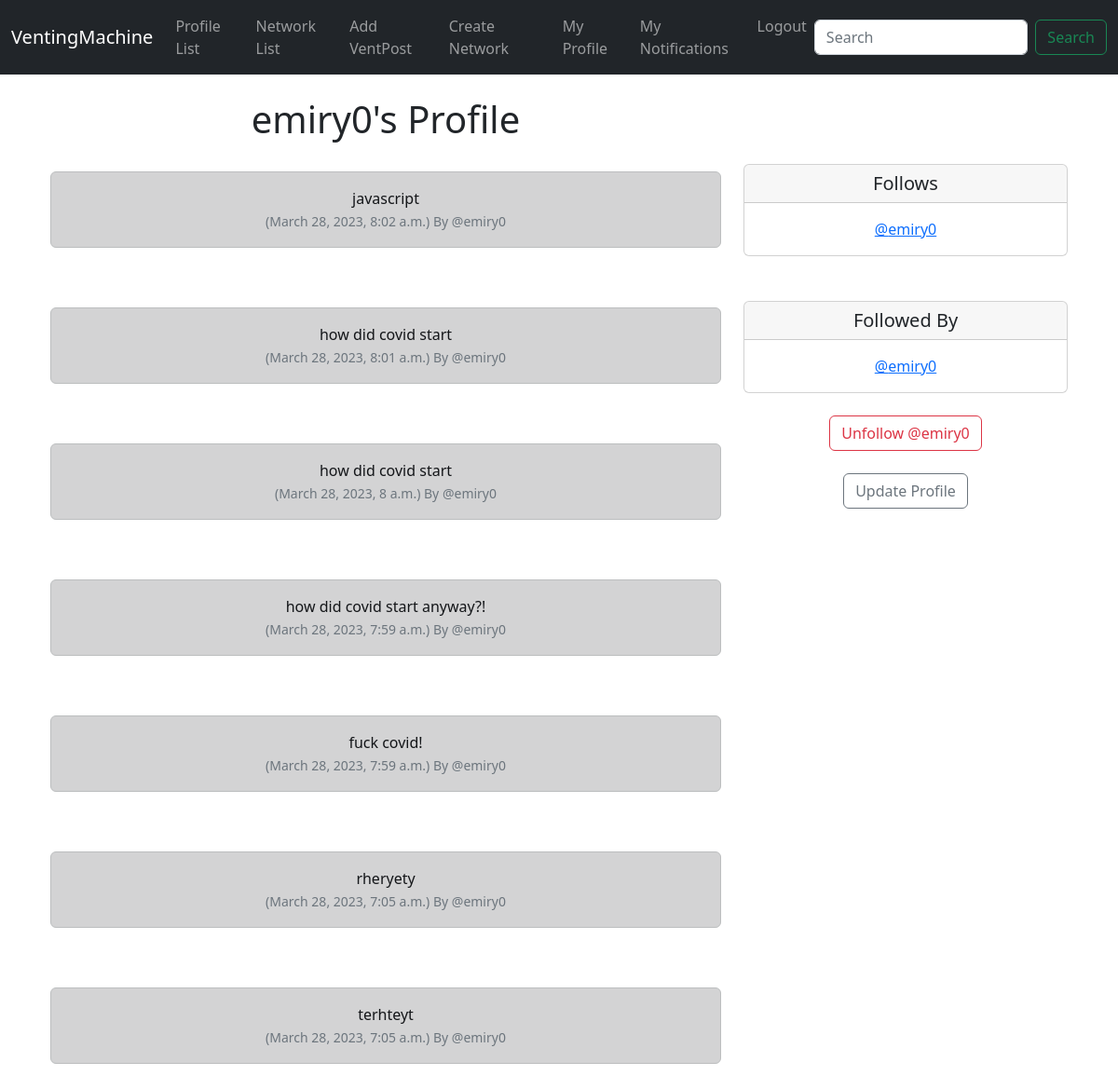
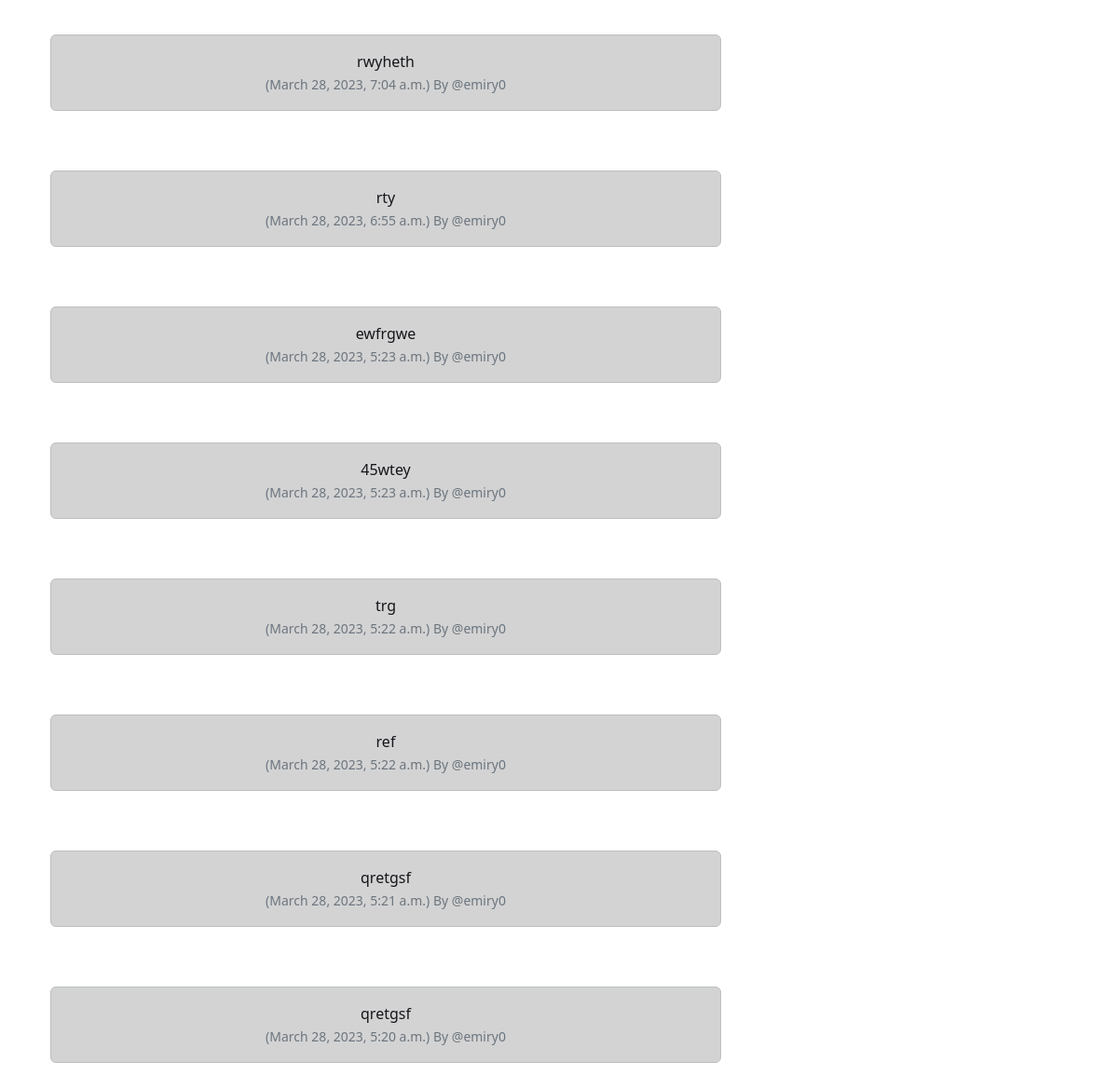
The page /profile/1 (signed in) on the database as committed earlier (2 pictures, top to bottom).
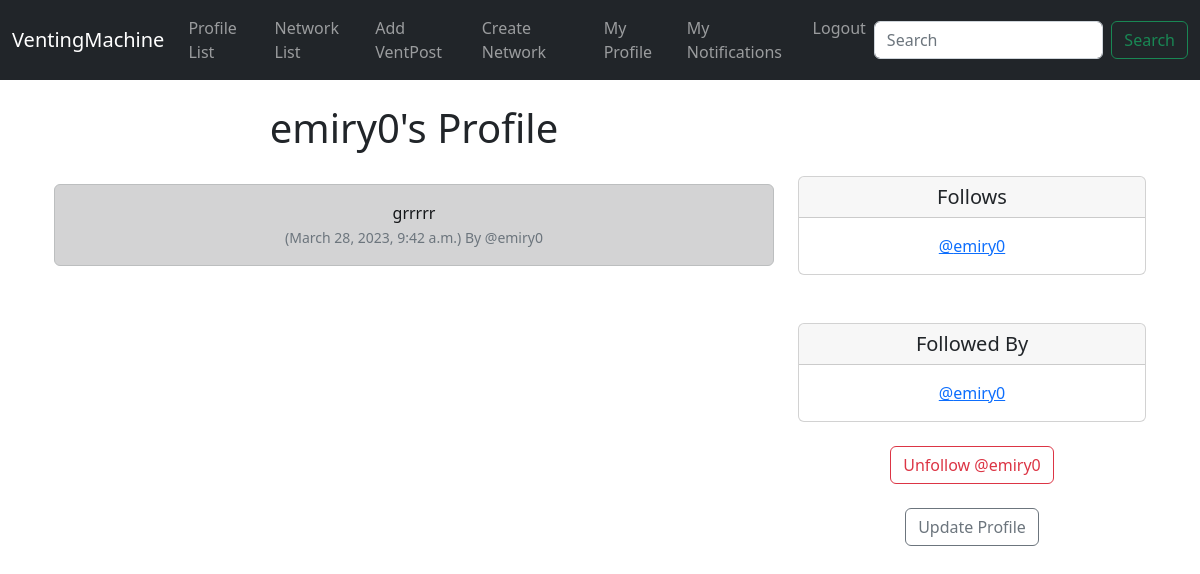
The same page on the database as committed later.
### ventnet/models.py (models this page shows, shortened)
class Meep(models.Model):
	user = models.ForeignKey(
		User, related_name="meeps",
		on_delete=models.DO_NOTHING
		)
	title = models.CharField(max_length=70)
	link = models.URLField(max_length=200, blank=True)
	body = models.CharField(max_length=400)
	created_at = models.DateTimeField(auto_now_add=True)
	meepid = models.UUIDField(primary_key=True, default=uuid.uuid4, editable=False)
	in_network = models.BooleanField(default=False)
	network = models.ForeignKey(Networks,blank=True,null=True,on_delete=models.CASCADE,related_name='meepnetwork')

class Profile(models.Model):
	user = models.OneToOneField(User, on_delete=models.CASCADE)
	follows = models.ManyToManyField("self",
		related_name="followed_by",
		symmetrical=False,
		blank=True)
	date_modified = models.DateTimeField(User, auto_now=True)
	def __str__(self):
		return self.user.username

### ventnet/views.py (the view, shortened to what this page needs)
# urls.py: path('profile/<int:pk>', views.profile, name='profile'),
def profile(request, pk):
	if request.user.is_authenticated:
		profile = Profile.objects.get(user_id=pk)
		meeps = Meep.objects.filter(user_id=pk).order_by("-created_at")
		return render(request, "profile.html", {"profile":profile, "meeps":meeps})
	else:
		messages.success(request, ("You Must Be Logged In To View This Page..."))
		return redirect('home')

### ventnet/templates/profile.html (shortened to what this page needs)
{% extends 'base.html' %}
{% block content %}
{% if profile %}
	<div class="container text-center">
		<div class="row">
			<div class="col-8">
				<h1>{{ profile.user.username }}'s Profile</h1>
				<br/>
				{% if meeps %}
					{% for meep in meeps %}
						<div class="alert alert-dark" role="alert">
						  {{ meep.body }}<br/>
			  				<small class="text-muted">
			  					({{ meep.created_at}}) By
			  					@{{ meep.user.username }}
			  				</small>
						</div><br/><br/>
					{% endfor %}
				{% endif %}
			</div>
			<div class="col-4">
				<br/><br/><br/>
				<div class="card">
  <h5 class="card-header">Follows</h5>
  <div class="card-body">
    <p class="card-text">
    		{% for following in profile.follows.all %}
				<a href="{% url 'profile' following.user.id %}">@{{ following }}</a><br/>
			{% endfor %}
    </p>
  </div>
</div>
			<br/><br/>
			<div class="card">
  <h5 class="card-header">Followed By</h5>
  <div class="card-body">
    <p class="card-text">
    	{% for following in profile.followed_by.all %}
				<a href="{% url 'profile' following.user.id %}">@{{ following }}</a><br/>
			{% endfor %}
    </p>
  </div>
</div>
<br/>
<form method=POST>
{% if profile in user.profile.follows.all %}
 	<button class="btn btn-outline-danger" name="follow" value="unfollow" type="submit">
 		Unfollow @{{ profile.user.username|lower}}
 	</button>
{% else %}
	<button class="btn btn-outline-success" name="follow" value="follow" type="submit">
 		Follow @{{ profile.user.username|lower}}
 	</button>
{% endif %}
</form>
<br/>
	{% if request.user.id == profile.user.id %}
		<a href="{% url 'update_user' %}" class="btn btn-outline-secondary">Update Profile</a>
	{% endif %}
			</div>
		</div>
	</div>
{% endif %}
{% endblock %}

Rows that differ between the two databases and show on the page:
removed Meep: body "javascript", created_at "March 28, 2023, 8:02 a.m.", user.username "emiry0"
removed Meep: body "how did covid start", created_at "March 28, 2023, 8:01 a.m.", user.username "emiry0"
removed Meep: body "how did covid start", created_at "March 28, 2023, 8 a.m.", user.username "emiry0"
removed Meep: body "how did covid start anyway?!", created_at "March 28, 2023, 7:59 a.m.", user.username "emiry0"
removed Meep: body "fuck covid!", created_at "March 28, 2023, 7:59 a.m.", user.username "emiry0"
removed Meep: body "rheryety", created_at "March 28, 2023, 7:05 a.m.", user.username "emiry0"
removed Meep: body "terhteyt", created_at "March 28, 2023, 7:05 a.m.", user.username "emiry0"
removed Meep: body "rwyheth", created_at "March 28, 2023, 7:04 a.m.", user.username "emiry0"
removed Meep: body "rty", created_at "March 28, 2023, 6:55 a.m.", user.username "emiry0"
removed Meep: body "ewfrgwe", created_at "March 28, 2023, 5:23 a.m.", user.username "emiry0"
removed Meep: body "45wtey", created_at "March 28, 2023, 5:23 a.m.", user.username "emiry0"
removed Meep: body "trg", created_at "March 28, 2023, 5:22 a.m.", user.username "emiry0"
removed Meep: body "ref", created_at "March 28, 2023, 5:22 a.m.", user.username "emiry0"
removed Meep: body "qretgsf", created_at "March 28, 2023, 5:21 a.m.", user.username "emiry0"
removed Meep: body "qretgsf", created_at "March 28, 2023, 5:20 a.m.", user.username "emiry0"
added Meep: body "grrrrr", created_at "March 28, 2023, 9:42 a.m.", user.username "emiry0"
